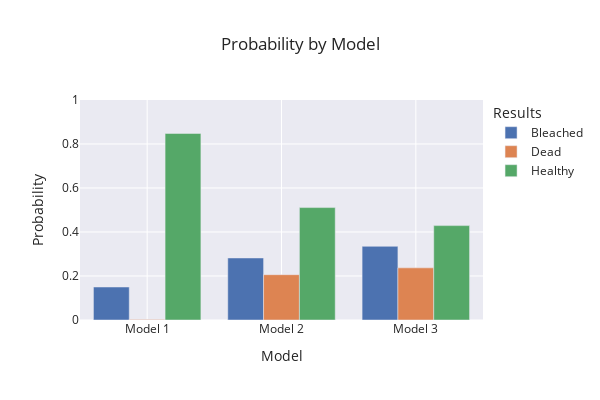
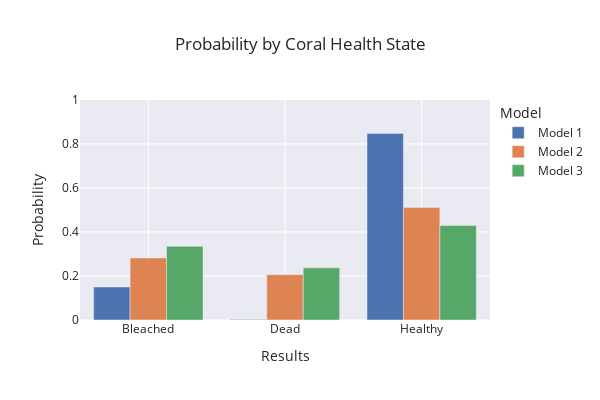

The code cell stored with these charts, in order, in its notebook:
### Markdown cell above
## Plot probability prediction by different models

### Code cell
import pandas as pd
import plotly.express as px

# Combine the results into one DataFrame
combined_df = pd.concat([
    prob_per_class_model_1.assign(Model='Model 1'),
    prob_per_class_model_2.assign(Model='Model 2'),
    prob_per_class_model_3.assign(Model='Model 3')
])

# Plot the bar chart, grouped by Model
fig = px.bar(
    combined_df,
    x='Model',
    y='Probability',
    color='Results',
    barmode='group',
    range_y=[0, 1],
    width=600,
    height=400,
    template='seaborn',
    title="Probability by Model"
)

fig.show()
# Plot the bar chart, grouped by Coral Health State (Results)
fig = px.bar(
    combined_df,
    x='Results',
    y='Probability',
    color='Model',
    barmode='group',
    range_y=[0, 1],
    width=600,
    height=400,
    template='seaborn',
    title="Probability by Coral Health State"
)

fig.show()

### Figure 1 — Plotly figure (JSON) as saved in the notebook; plotly's stock layout.template omitted (floating-point values rounded to 4 significant figures)
{"data": [{"alignmentgroup": "True", "hovertemplate": "Results=Bleached<br>Model=%{x}<br>Probability=%{y}<extra></extra>", "legendgroup": "Bleached", "marker": {"color": "rgb(76,114,176)"}, "name": "Bleached", "offsetgroup": "Bleached", "orientation": "v", "showlegend": true, "textposition": "auto", "type": "bar", "x": ["Model 1", "Model 2", "Model 3"], "xaxis": "x", "y": [0.15, 0.282, 0.335], "yaxis": "y"}, {"alignmentgroup": "True", "hovertemplate": "Results=Dead<br>Model=%{x}<br>Probability=%{y}<extra></extra>", "legendgroup": "Dead", "marker": {"color": "rgb(221,132,82)"}, "name": "Dead", "offsetgroup": "Dead", "orientation": "v", "showlegend": true, "textposition": "auto", "type": "bar", "x": ["Model 1", "Model 2", "Model 3"], "xaxis": "x", "y": [0.002, 0.206, 0.237], "yaxis": "y"}, {"alignmentgroup": "True", "hovertemplate": "Results=Healthy<br>Model=%{x}<br>Probability=%{y}<extra></extra>", "legendgroup": "Healthy", "marker": {"color": "rgb(85,168,104)"}, "name": "Healthy", "offsetgroup": "Healthy", "orientation": "v", "showlegend": true, "textposition": "auto", "type": "bar", "x": ["Model 1", "Model 2", "Model 3"], "xaxis": "x", "y": [0.848, 0.511, 0.429], "yaxis": "y"}], "layout": {"barmode": "group", "height": 400, "legend": {"title": {"text": "Results"}, "tracegroupgap": 0}, "title": {"text": "Probability by Model"}, "width": 600, "xaxis": {"anchor": "y", "domain": [0, 1], "title": {"text": "Model"}}, "yaxis": {"anchor": "x", "domain": [0, 1], "range": [0, 1], "title": {"text": "Probability"}}}}

### Figure 2 — Plotly figure (JSON) as saved in the notebook; plotly's stock layout.template omitted (floating-point values rounded to 4 significant figures)
{"data": [{"alignmentgroup": "True", "hovertemplate": "Model=Model 1<br>Results=%{x}<br>Probability=%{y}<extra></extra>", "legendgroup": "Model 1", "marker": {"color": "rgb(76,114,176)"}, "name": "Model 1", "offsetgroup": "Model 1", "orientation": "v", "showlegend": true, "textposition": "auto", "type": "bar", "x": ["Bleached", "Dead", "Healthy"], "xaxis": "x", "y": [0.15, 0.002, 0.848], "yaxis": "y"}, {"alignmentgroup": "True", "hovertemplate": "Model=Model 2<br>Results=%{x}<br>Probability=%{y}<extra></extra>", "legendgroup": "Model 2", "marker": {"color": "rgb(221,132,82)"}, "name": "Model 2", "offsetgroup": "Model 2", "orientation": "v", "showlegend": true, "textposition": "auto", "type": "bar", "x": ["Bleached", "Dead", "Healthy"], "xaxis": "x", "y": [0.282, 0.206, 0.511], "yaxis": "y"}, {"alignmentgroup": "True", "hovertemplate": "Model=Model 3<br>Results=%{x}<br>Probability=%{y}<extra></extra>", "legendgroup": "Model 3", "marker": {"color": "rgb(85,168,104)"}, "name": "Model 3", "offsetgroup": "Model 3", "orientation": "v", "showlegend": true, "textposition": "auto", "type": "bar", "x": ["Bleached", "Dead", "Healthy"], "xaxis": "x", "y": [0.335, 0.237, 0.429], "yaxis": "y"}], "layout": {"barmode": "group", "height": 400, "legend": {"title": {"text": "Model"}, "tracegroupgap": 0}, "title": {"text": "Probability by Coral Health State"}, "width": 600, "xaxis": {"anchor": "y", "domain": [0, 1], "title": {"text": "Results"}}, "yaxis": {"anchor": "x", "domain": [0, 1], "range": [0, 1], "title": {"text": "Probability"}}}}
